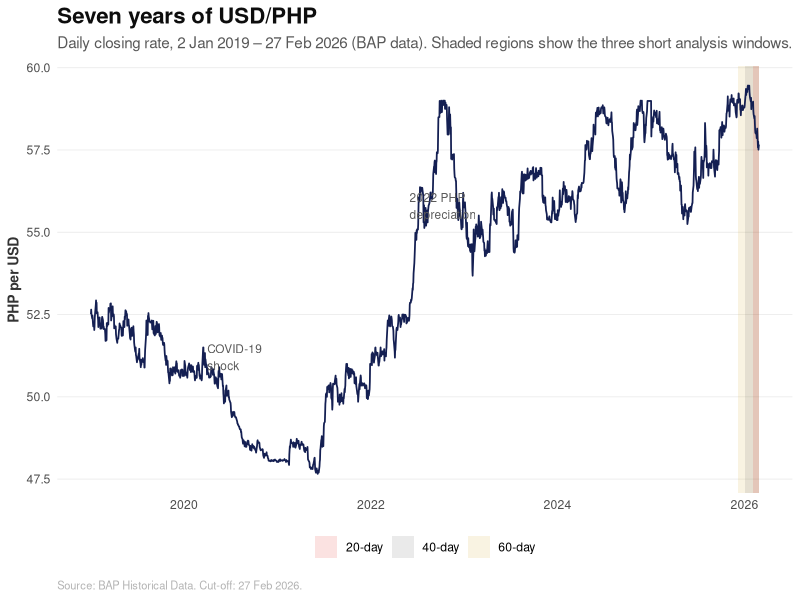
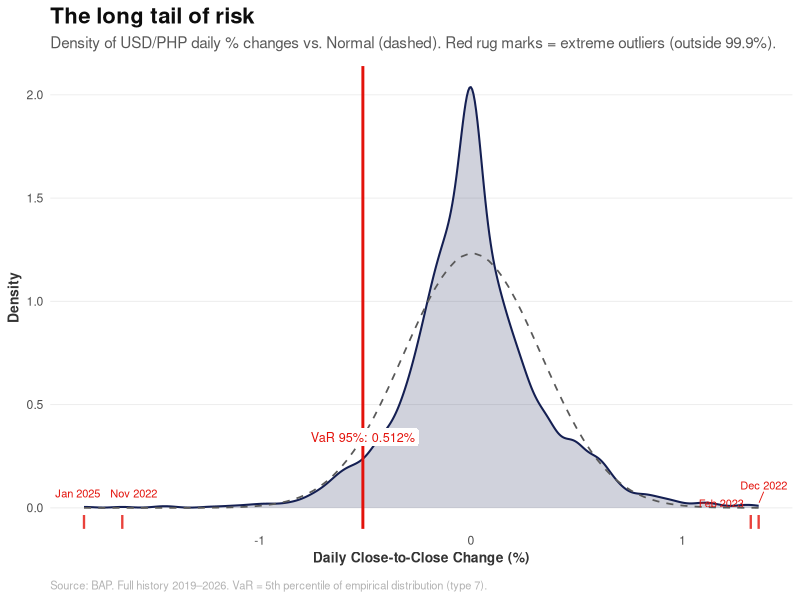
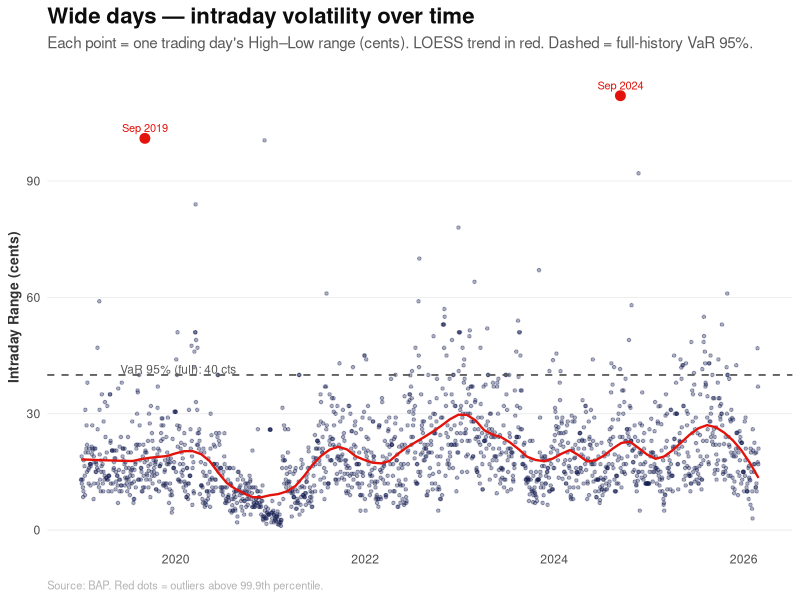
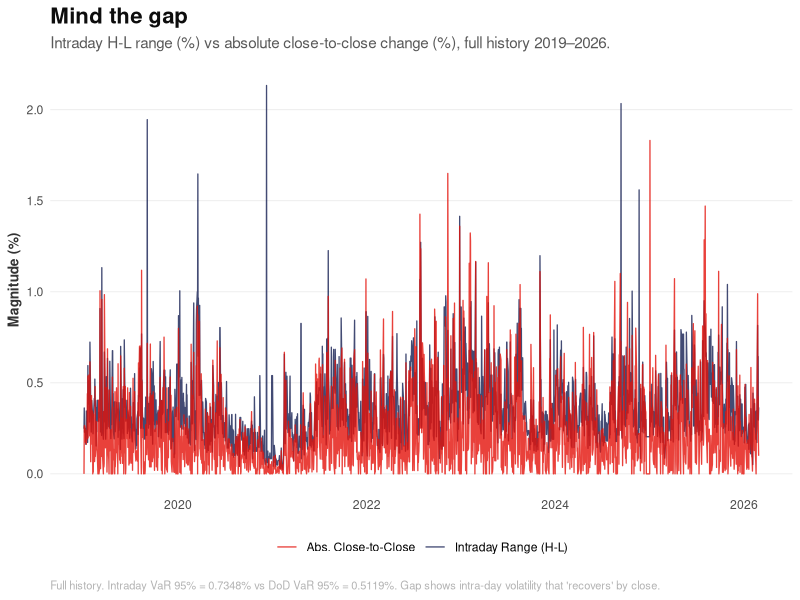
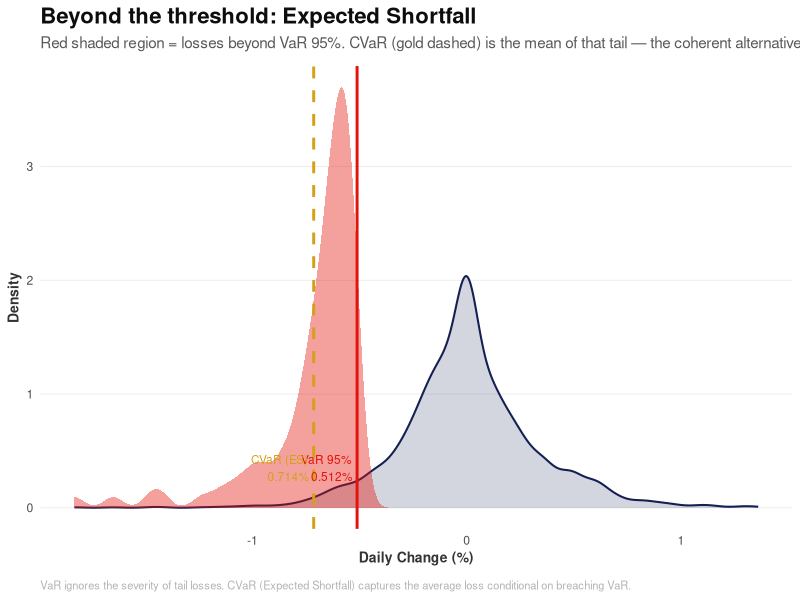
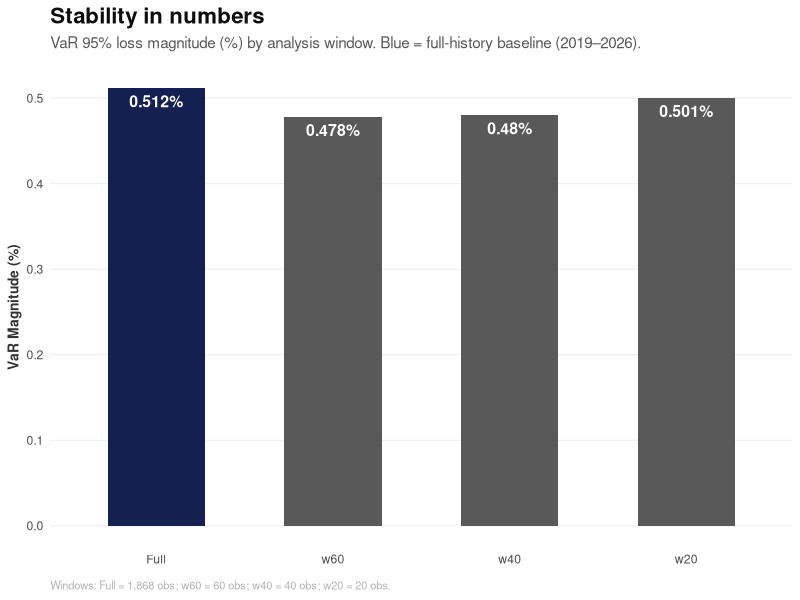
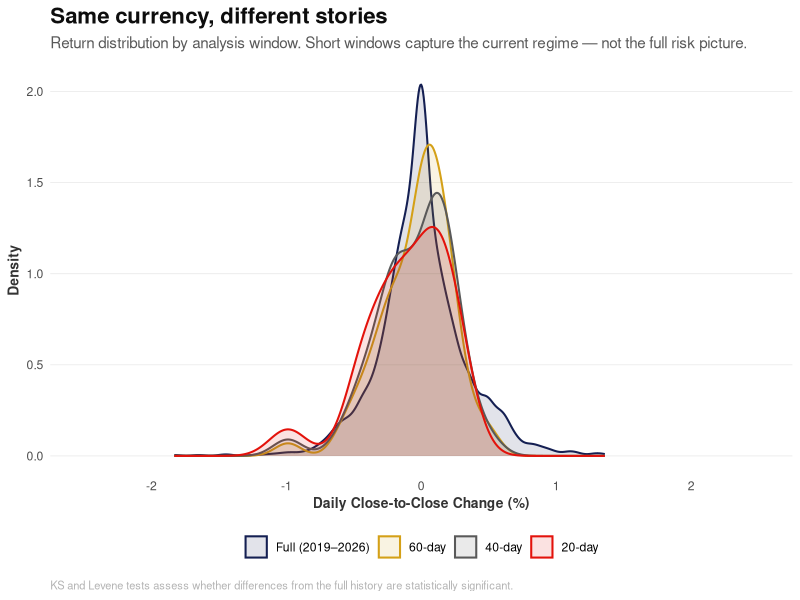
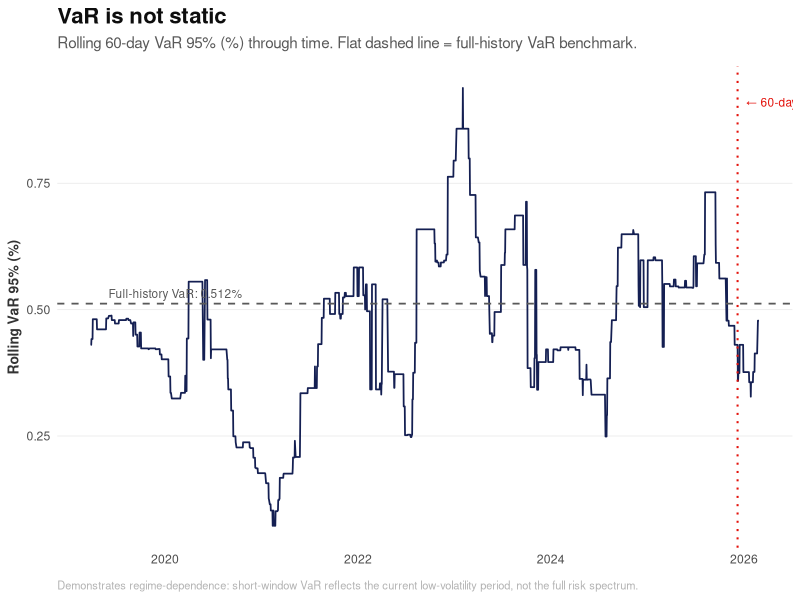

Here is the R script that generated these plots, in order:
## ---- chunk 1
knitr::opts_chunk$set(echo = TRUE, message = FALSE, warning = FALSE, fig.width = 10, fig.height = 6)
library(readr)
library(dplyr)
library(lubridate)
library(knitr)
library(e1071)
library(ggplot2)
library(ggrepel)
library(tidyr)

# --- ECONOMIST & QVRS THEME ---
theme_economist_quant <- function() {
  theme_minimal() +
    theme(
      text = element_text(family = "sans"),
      plot.title = element_text(face = "bold", size = 16, color = "#0D0D0D"),
      plot.subtitle = element_text(size = 11, color = "#595959", margin = margin(b = 10)),
      plot.caption = element_text(size = 8, color = "#B3B3B3", hjust = 0, margin = margin(t = 10)),
      panel.grid.major.y = element_line(color = "#EBEBEB", linewidth = 0.3),
      panel.grid.major.x = element_blank(),
      panel.grid.minor = element_blank(),
      axis.title = element_text(size = 10, face = "bold", color = "#333333"),
      axis.ticks = element_blank(),
      legend.position = "bottom",
      legend.title = element_blank()
    )
}

econ_blue <- "#141F52"
econ_red  <- "#E3120B"
econ_grey <- "#595959"
econ_gold <- "#D4A017"

# Helper for Levene's Test (Manual Implementation — median-centred)
levene_test_manual <- function(group1, group2) {
  med1 <- median(group1)
  med2 <- median(group2)
  z1 <- abs(group1 - med1)
  z2 <- abs(group2 - med2)
  t_res <- t.test(z1, z2, var.equal = TRUE)
  return(list(statistic = t_res$statistic, p_value = t_res$p.value))
}
## ---- chunk 2
df_raw <- read_csv("data/unified_usdphp_bap.csv") %>%
  mutate(Date = as.Date(Date)) %>%
  # Enforce case cut-off: 27 Feb 2026
  filter(Date <= as.Date("2026-02-27")) %>%
  # Remove weekends imputed by the consolidation script (1=Sun, 7=Sat in lubridate)
  filter(wday(Date) %in% 2:6) %>%
  arrange(Date)

integrity_check <- data.frame(
  Metric = c("Total Trading Rows", "Start Date", "End Date", "Rows with High < Low"),
  Value = c(
    as.character(nrow(df_raw)),
    as.character(min(df_raw$Date)),
    as.character(max(df_raw$Date)),
    as.character(nrow(filter(df_raw, High < Low)))
  )
)
kable(integrity_check, caption = "Data Integrity Check")
## ---- chunk 3
# --- PLOT 0: The Full Picture ---
# Shade the three short windows to contextualise their size vs history
shade_df <- data.frame(
  xmin = as.Date(c(tail(df_raw$Date, 60)[1], tail(df_raw$Date, 40)[1], tail(df_raw$Date, 20)[1])),
  xmax = max(df_raw$Date),
  label = c("60-day", "40-day", "20-day"),
  y    = c(54.5, 55.8, 57.1)
)

ggplot(df_raw, aes(x = Date, y = Close)) +
  geom_rect(data = shade_df,
            aes(xmin = xmin, xmax = xmax, ymin = -Inf, ymax = Inf, fill = label),
            inherit.aes = FALSE, alpha = 0.12) +
  scale_fill_manual(values = c("60-day" = econ_gold, "40-day" = econ_grey, "20-day" = econ_red),
                    name = "Analysis window") +
  geom_line(color = econ_blue, linewidth = 0.6) +
  annotate("text", x = as.Date("2020-04-01"), y = 51.2,
           label = "COVID-19\nshock", size = 3, color = econ_grey, hjust = 0) +
  annotate("text", x = as.Date("2022-06-01"), y = 55.8,
           label = "2022 PHP\ndepreciation", size = 3, color = econ_grey, hjust = 0) +
  labs(title = "Seven years of USD/PHP",
       subtitle = "Daily closing rate, 2 Jan 2019 – 27 Feb 2026 (BAP data). Shaded regions show the three short analysis windows.",
       x = NULL, y = "PHP per USD",
       caption = "Source: BAP Historical Data. Cut-off: 27 Feb 2026.") +
  theme_economist_quant()
## ---- chunk 4
# Swap High/Low where recorded in reverse (defensive — integrity check above shows 0)
df <- df_raw %>%
  mutate(
    ActualHigh = pmax(High, Low),
    ActualLow  = pmin(High, Low),
    High = ActualHigh,
    Low  = ActualLow
  ) %>%
  select(-ActualHigh, -ActualLow)

# Derive return columns
df <- df %>%
  mutate(
    dod_cents    = (Close - lag(Close)) * 100,
    dod_pct      = (Close - lag(Close)) / lag(Close) * 100,
    intraday_cents = (High - Low) * 100,
    intraday_pct   = (High - Low) / Low * 100
  )

# Drop the first row (no prior close → NA returns)
df_returns <- df %>% filter(!is.na(dod_cents))

cleaning_stats <- data.frame(
  Metric = c("Swapped High/Low Count", "Derived Columns", "Remaining Trading Rows (DoD series)"),
  Result = c(
    as.character(nrow(filter(df_raw, High < Low))),
    "DoD cents, DoD %, Intraday cents, Intraday %",
    as.character(nrow(df_returns))
  )
)
kable(cleaning_stats, caption = "Data Cleaning Results Summary")
## ---- chunk 5
# Return series windows (for DoD / Items 1, 4, 5, 6)
windows_returns <- list(
  Full = df_returns,
  w60  = tail(df_returns, 60),
  w40  = tail(df_returns, 40),
  w20  = tail(df_returns, 20)
)

# Intraday series windows (for Item 2; no lag dependency so use df)
windows_intraday <- list(
  Full = df,
  w60  = tail(df, 60),
  w40  = tail(df, 40),
  w20  = tail(df, 20)
)

window_summary <- data.frame(
  Window     = names(windows_returns),
  Start_Date = sapply(windows_returns, function(x) as.character(min(x$Date))),
  End_Date   = sapply(windows_returns, function(x) as.character(max(x$Date))),
  n          = sapply(windows_returns, nrow)
)
kable(window_summary, caption = "Analysis Windows (Return Series, cut-off 27 Feb 2026)")
## ---- chunk 6
# Use factor for ordered output in tables and plots
window_order <- c("Full", "w60", "w40", "w20")

item1_var <- bind_rows(lapply(windows_returns, function(w) {
  data.frame(
    n         = nrow(w),
    VaR_Pct   = abs(quantile(w$dod_pct,   0.05, type = 7)),
    VaR_Cents = abs(quantile(w$dod_cents,  0.05, type = 7))
  )
}), .id = "Window") %>%
  mutate(Window = factor(Window, levels = window_order)) %>%
  arrange(Window)

kable(item1_var, digits = 4,
      caption = "Item 1: Close-to-Close VaR at 95% Confidence (Loss Magnitude)")

# Outliers: observations outside the 0.1% / 99.9% bounds of the full history
lb_dod <- quantile(df_returns$dod_pct, 0.001, type = 7)
ub_dod <- quantile(df_returns$dod_pct, 0.999, type = 7)

outliers_1 <- df_returns %>%
  filter(dod_pct < lb_dod | dod_pct > ub_dod) %>%
  select(Date, Close, dod_pct, dod_cents) %>%
  arrange(Date)

kable(outliers_1, digits = 4,
      caption = paste0("Item 1: Outliers — DoD % outside [",
                       round(lb_dod, 4), "%, ", round(ub_dod, 4), "%] (0.1%/99.9% bounds)"))
## ---- chunk 7
# --- PLOT 1: The Long Tail of Risk ---
full_var_pct <- item1_var$VaR_Pct[item1_var$Window == "Full"]

ggplot(df_returns, aes(x = dod_pct)) +
  # Empirical density
  geom_density(fill = econ_blue, alpha = 0.20, color = econ_blue, linewidth = 0.7) +
  # Normal reference curve
  stat_function(fun = dnorm,
                args = list(mean = mean(df_returns$dod_pct), sd = sd(df_returns$dod_pct)),
                linetype = "dashed", color = econ_grey, linewidth = 0.6) +
  # VaR line (left tail — negative, because VaR magnitude is positive)
  geom_vline(xintercept = -full_var_pct, color = econ_red, linewidth = 1) +
  geom_label(aes(x = -full_var_pct, y = 0.30,
                 label = paste0("VaR 95%: ", round(full_var_pct, 3), "%")),
             size = 3.2, color = econ_red, fill = "white", label.size = 0, vjust = 0) +
  # Outlier markers
  geom_rug(data = outliers_1, aes(x = dod_pct), color = econ_red, linewidth = 0.8, alpha = 0.8) +
  geom_text_repel(data = outliers_1,
                  aes(x = dod_pct, y = 0.02,
                      label = format(Date, "%b %Y")),
                  size = 2.8, color = econ_red, nudge_y = 0.05, segment.size = 0.3) +
  labs(title = "The long tail of risk",
       subtitle = "Density of USD/PHP daily % changes vs. Normal (dashed). Red rug marks = extreme outliers (outside 99.9%).",
       x = "Daily Close-to-Close Change (%)", y = "Density",
       caption = "Source: BAP. Full history 2019–2026. VaR = 5th percentile of empirical distribution (type 7).") +
  theme_economist_quant()
## ---- chunk 8
item2_var <- bind_rows(lapply(windows_intraday, function(w) {
  data.frame(
    n         = nrow(w),
    VaR_Cents = quantile(w$intraday_cents, 0.95, type = 7),
    VaR_Pct   = quantile(w$intraday_pct,   0.95, type = 7)
  )
}), .id = "Window") %>%
  mutate(Window = factor(Window, levels = window_order)) %>%
  arrange(Window)

kable(item2_var, digits = 4,
      caption = "Item 2: Intraday (High–Low) VaR at 95% Confidence (95th percentile of range)")

# Outliers: above 99.9th percentile (range is one-sided positive)
ub_intraday <- quantile(df$intraday_cents, 0.999, type = 7)
outliers_2 <- df %>%
  filter(intraday_cents > ub_intraday) %>%
  select(Date, High, Low, intraday_cents, intraday_pct) %>%
  arrange(Date)

kable(outliers_2, digits = 4,
      caption = paste0("Item 2: Outliers — Intraday cents above ",
                       round(ub_intraday, 4), " cents (99.9th percentile)"))
## ---- chunk 9
# --- PLOT 1b: Intraday volatility scatter ---
ggplot(df, aes(x = Date, y = intraday_cents)) +
  geom_point(color = econ_blue, alpha = 0.35, size = 0.9) +
  geom_smooth(method = "loess", span = 0.15, se = FALSE, color = econ_red, linewidth = 0.8) +
  geom_hline(yintercept = item2_var$VaR_Cents[item2_var$Window == "Full"],
             linetype = "dashed", color = econ_grey, linewidth = 0.6) +
  annotate("text", x = as.Date("2019-06-01"),
           y = item2_var$VaR_Cents[item2_var$Window == "Full"] + 1.5,
           label = paste0("VaR 95% (full): ",
                          round(item2_var$VaR_Cents[item2_var$Window == "Full"], 2), " cts"),
           size = 3, color = econ_grey, hjust = 0) +
  geom_point(data = outliers_2, aes(x = Date, y = intraday_cents),
             color = econ_red, size = 3) +
  geom_text_repel(data = outliers_2, aes(x = Date, y = intraday_cents,
                  label = format(Date, "%b %Y")),
                  size = 2.8, color = econ_red, nudge_y = 2) +
  labs(title = "Wide days — intraday volatility over time",
       subtitle = "Each point = one trading day's High–Low range (cents). LOESS trend in red. Dashed = full-history VaR 95%.",
       x = NULL, y = "Intraday Range (cents)",
       caption = "Source: BAP. Red dots = outliers above 99.9th percentile.") +
  theme_economist_quant()
## ---- chunk 10
gap_table <- item1_var %>%
  select(Window, dod_var = VaR_Cents) %>%
  left_join(item2_var %>% select(Window, intra_var = VaR_Cents), by = "Window") %>%
  mutate(
    Gap_Cents = intra_var - dod_var,
    Gap_Pct_of_Intra = Gap_Cents / intra_var * 100
  )
kable(gap_table, digits = 4,
      caption = "Item 3: VaR Gap (Intraday − DoD). Positive gap = intraday captures more risk than close-to-close.")
## ---- chunk 11
# --- PLOT 2: Mind the Gap ---
# Show full history (not just 250 days) to avoid cherry-picking the window
ggplot(df_returns, aes(x = Date)) +
  geom_line(aes(y = intraday_pct,   color = "Intraday Range (H-L)"), linewidth = 0.45, alpha = 0.8) +
  geom_line(aes(y = abs(dod_pct),   color = "Abs. Close-to-Close"),  linewidth = 0.45, alpha = 0.8) +
  scale_color_manual(values = c("Intraday Range (H-L)" = econ_blue,
                                "Abs. Close-to-Close"  = econ_red)) +
  labs(title = "Mind the gap",
       subtitle = "Intraday H-L range (%) vs absolute close-to-close change (%), full history 2019–2026.",
       x = NULL, y = "Magnitude (%)",
       caption = paste0("Full history. Intraday VaR 95% = ",
                        round(item2_var$VaR_Pct[item2_var$Window == "Full"], 4), "% vs DoD VaR 95% = ",
                        round(item1_var$VaR_Pct[item1_var$Window == "Full"], 4),
                        "%. Gap shows intra-day volatility that 'recovers' by close.")) +
  theme_economist_quant()
## ---- chunk 12
# CVaR (Expected Shortfall) — mean of returns below the 5th percentile
threshold_pct   <- -item1_var$VaR_Pct[item1_var$Window == "Full"]
threshold_cents <- -item1_var$VaR_Cents[item1_var$Window == "Full"]

cvar_pct   <- abs(mean(df_returns$dod_pct[df_returns$dod_pct     <= threshold_pct]))
cvar_cents <- abs(mean(df_returns$dod_cents[df_returns$dod_cents <= threshold_cents]))

# Winsorization at 0.1% / 99.9% (caps extreme values at boundary rather than removing them)
lb_w <- quantile(df_returns$dod_pct,   0.001, type = 7)
ub_w <- quantile(df_returns$dod_pct,   0.999, type = 7)
lb_c <- quantile(df_returns$dod_cents, 0.001, type = 7)
ub_c <- quantile(df_returns$dod_cents, 0.999, type = 7)

df_winsor <- df_returns %>%
  mutate(
    dod_pct_w   = pmin(pmax(dod_pct,   lb_w), ub_w),
    dod_cents_w = pmin(pmax(dod_cents, lb_c), ub_c)
  )

var_winsor_pct   <- abs(quantile(df_winsor$dod_pct_w,   0.05, type = 7))
var_winsor_cents <- abs(quantile(df_winsor$dod_cents_w, 0.05, type = 7))

raw_var_pct   <- item1_var$VaR_Pct[item1_var$Window == "Full"]
raw_var_cents <- item1_var$VaR_Cents[item1_var$Window == "Full"]

item4_table <- data.frame(
  Metric = c(
    "Raw VaR (95%)",
    "CVaR / Expected Shortfall (95%)",
    "Winsorization Lower Bound (0.1%)",
    "Winsorization Upper Bound (99.9%)",
    "VaR after Winsorization (95%)",
    "VaR Reduction from Winsorization"
  ),
  Percentage = c(raw_var_pct, cvar_pct, lb_w, ub_w, var_winsor_pct,
                 raw_var_pct - var_winsor_pct),
  Cents      = c(raw_var_cents, cvar_cents, NA, NA, var_winsor_cents,
                 raw_var_cents - var_winsor_cents)
)
kable(item4_table, digits = 4, caption = "Item 4: CVaR and Winsorization Results (Full History)")
## ---- chunk 13
# --- PLOT 3a: CVaR vs VaR tail illustration ---
tail_returns <- df_returns %>% filter(dod_pct <= threshold_pct)
cvar_line <- mean(tail_returns$dod_pct)

ggplot(df_returns, aes(x = dod_pct)) +
  geom_density(fill = econ_blue, alpha = 0.18, color = econ_blue, linewidth = 0.7) +
  # Shade the tail (ES zone)
  geom_density(data = tail_returns, aes(x = dod_pct),
               fill = econ_red, alpha = 0.4, color = NA) +
  geom_vline(xintercept = threshold_pct, color = econ_red, linewidth = 1) +
  geom_vline(xintercept = cvar_line, color = econ_gold, linewidth = 1, linetype = "dashed") +
  annotate("text", x = threshold_pct, y = 0.35,
           label = paste0("VaR 95%\n", round(-threshold_pct, 3), "%"),
           size = 3, color = econ_red, hjust = 1.1) +
  annotate("text", x = cvar_line, y = 0.35,
           label = paste0("CVaR (ES)\n", round(cvar_pct, 3), "%"),
           size = 3, color = econ_gold, hjust = 1.1) +
  labs(title = "Beyond the threshold: Expected Shortfall",
       subtitle = "Red shaded region = losses beyond VaR 95%. CVaR (gold dashed) is the mean of that tail — the coherent alternative.",
       x = "Daily Change (%)", y = "Density",
       caption = "VaR ignores the severity of tail losses. CVaR (Expected Shortfall) captures the average loss conditional on breaching VaR.") +
  theme_economist_quant()
## ---- chunk 14
full_pct <- df_returns$dod_pct

item5_tests <- bind_rows(lapply(windows_returns[-1], function(w) {
  ks     <- ks.test(full_pct, w$dod_pct)
  levene <- levene_test_manual(full_pct, w$dod_pct)
  data.frame(
    n          = nrow(w),
    KS_Stat    = ks$statistic,
    KS_p       = ks$p.value,
    Levene_F   = abs(levene$statistic),
    Levene_p   = levene$p_value
  )
}), .id = "Window") %>%
  mutate(Window = factor(Window, levels = c("w60", "w40", "w20"))) %>%
  arrange(Window)

item5_desc <- bind_rows(lapply(windows_returns, function(w) {
  data.frame(n       = nrow(w),
             Mean    = mean(w$dod_pct),
             SD      = sd(w$dod_pct),
             Skew    = skewness(w$dod_pct),
             Kurt    = kurtosis(w$dod_pct))
}), .id = "Window") %>%
  mutate(Window = factor(Window, levels = window_order)) %>%
  arrange(Window)

item5_comp <- item1_var %>%
  mutate(Diff_from_Full_pp = VaR_Pct - VaR_Pct[Window == "Full"]) %>%
  arrange(Window)

kable(item5_tests, digits = 4,
      caption = "Item 5: Significance Tests (each window vs. full history). KS = distribution equality; Levene = variance equality.")
kable(item5_desc, digits = 4,
      caption = "Item 5: Descriptive Statistics by Window")
kable(item5_comp, digits = 4,
      caption = "Item 5: VaR Comparison — difference from full-history baseline (percentage points)")
## ---- chunk 15
# --- PLOT 4a: Stability in Numbers — VaR bar chart (ordered Full → w60 → w40 → w20) ---
ggplot(item1_var, aes(x = Window, y = VaR_Pct,
                      fill = Window == "Full")) +
  geom_col(width = 0.55) +
  scale_fill_manual(values = c("TRUE" = econ_blue, "FALSE" = econ_grey)) +
  geom_text(aes(label = paste0(round(VaR_Pct, 3), "%")),
            vjust = 1.6, color = "white", fontface = "bold", size = 4) +
  labs(title = "Stability in numbers",
       subtitle = "VaR 95% loss magnitude (%) by analysis window. Blue = full-history baseline (2019–2026).",
       x = NULL, y = "VaR Magnitude (%)",
       caption = "Windows: Full = 1,868 obs; w60 = 60 obs; w40 = 40 obs; w20 = 20 obs.") +
  theme_economist_quant() + theme(legend.position = "none")
## ---- chunk 16
# --- PLOT 4b: Distribution comparison — window return distributions overlaid ---
dist_data <- bind_rows(
  mutate(windows_returns$Full, Window = "Full (2019–2026)"),
  mutate(windows_returns$w60,  Window = "60-day"),
  mutate(windows_returns$w40,  Window = "40-day"),
  mutate(windows_returns$w20,  Window = "20-day")
) %>%
  mutate(Window = factor(Window,
                         levels = c("Full (2019–2026)", "60-day", "40-day", "20-day")))

win_colors <- c("Full (2019–2026)" = econ_blue,
                "60-day"           = econ_gold,
                "40-day"           = econ_grey,
                "20-day"           = econ_red)

ggplot(dist_data, aes(x = dod_pct, color = Window, fill = Window)) +
  geom_density(alpha = 0.12, linewidth = 0.7) +
  scale_color_manual(values = win_colors) +
  scale_fill_manual(values  = win_colors) +
  coord_cartesian(xlim = c(-2.5, 2.5)) +
  labs(title = "Same currency, different stories",
       subtitle = "Return distribution by analysis window. Short windows capture the current regime — not the full risk picture.",
       x = "Daily Close-to-Close Change (%)", y = "Density",
       caption = "KS and Levene tests assess whether differences from the full history are statistically significant.") +
  theme_economist_quant()
## ---- chunk 17
# --- PLOT 4c: Rolling 60-day VaR over time ---
roll_n <- 60
roll_idx <- roll_n:nrow(df_returns)

roll_var_pct <- sapply(roll_idx, function(i) {
  win <- df_returns$dod_pct[(i - roll_n + 1):i]
  abs(quantile(win, 0.05, type = 7))
})

roll_df <- data.frame(
  Date    = df_returns$Date[roll_idx],
  RollVaR = roll_var_pct
)

# Mark current windows
current_w60_start <- min(windows_returns$w60$Date)

ggplot(roll_df, aes(x = Date, y = RollVaR)) +
  geom_line(color = econ_blue, linewidth = 0.6) +
  geom_hline(yintercept = item1_var$VaR_Pct[item1_var$Window == "Full"],
             linetype = "dashed", color = econ_grey, linewidth = 0.6) +
  annotate("text", x = as.Date("2019-06-01"),
           y = item1_var$VaR_Pct[item1_var$Window == "Full"] + 0.02,
           label = paste0("Full-history VaR: ",
                          round(item1_var$VaR_Pct[item1_var$Window == "Full"], 3), "%"),
           size = 3, color = econ_grey, hjust = 0) +
  geom_vline(xintercept = current_w60_start, color = econ_red,
             linetype = "dotted", linewidth = 0.7) +
  annotate("text", x = current_w60_start, y = max(roll_var_pct) * 0.97,
           label = "← 60-day window starts here",
           size = 3, color = econ_red, hjust = -0.05) +
  labs(title = "VaR is not static",
       subtitle = "Rolling 60-day VaR 95% (%) through time. Flat dashed line = full-history VaR benchmark.",
       x = NULL, y = "Rolling VaR 95% (%)",
       caption = "Demonstrates regime-dependence: short-window VaR reflects the current low-volatility period, not the full risk spectrum.") +
  theme_economist_quant()
## ---- chunk 18
# Reference: last trading day on or before 30 June 2024
ref_row      <- df %>% filter(Date <= as.Date("2024-06-30")) %>% slice_tail(n = 1)
fx_rate      <- ref_row$Close
ref_date_used <- ref_row$Date

# VaR and upside at 99% (1st and 99th percentile of full DoD return series)
var_99_pct    <- abs(quantile(df_returns$dod_pct, 0.01, type = 7))
upside_99_pct <-    quantile(df_returns$dod_pct, 0.99, type = 7)

# Position calculations
pos_usd           <- 10000000
loss_usd          <- (var_99_pct / 100) * pos_usd
loss_php          <- loss_usd * fx_rate

target_php        <- 20000
reduced_pos_usd   <- target_php / ((var_99_pct / 100) * fx_rate)
usd_to_remove     <- pos_usd - reduced_pos_usd

upside_full_php     <- (upside_99_pct / 100) * pos_usd * fx_rate
upside_reduced_php  <- (upside_99_pct / 100) * reduced_pos_usd * fx_rate
upside_sacrificed   <- upside_full_php - upside_reduced_php

item6_table <- data.frame(
  Parameter = c(
    "Reference Date Used", "FX Rate at Reference (PHP/USD)",
    "Full-History VaR 99% (%)", "VaR 99% (cents)",
    "USD Position", "1-Day Loss @ 99% (USD)", "1-Day Loss @ 99% (PHP)",
    "Target Maximum 1-Day Loss (PHP)", "Required USD Position",
    "USD to Redeploy", "99th Percentile Upside (%)",
    "Upside on Full Position (PHP)", "Upside on Reduced Position (PHP)",
    "Upside Sacrificed (PHP)"
  ),
  Value = c(
    as.character(ref_date_used),
    round(fx_rate, 4),
    round(var_99_pct, 4),
    round(abs(quantile(df_returns$dod_cents, 0.01, type = 7)), 4),
    format(pos_usd, big.mark = ","),
    format(round(loss_usd, 2), big.mark = ","),
    format(round(loss_php, 2), big.mark = ","),
    format(target_php, big.mark = ","),
    format(round(reduced_pos_usd, 2), big.mark = ","),
    format(round(usd_to_remove, 2), big.mark = ","),
    round(upside_99_pct, 4),
    format(round(upside_full_php, 2), big.mark = ","),
    format(round(upside_reduced_php, 2), big.mark = ","),
    format(round(upside_sacrificed, 2), big.mark = ",")
  )
)
kable(item6_table, caption = "Item 6: Portfolio Loss and Hedge Sizing (FX Rate as of 30 Jun 2024, 99% Confidence)")
## ---- chunk 19
# --- PLOT 5: The Price of Safety ---
port_viz <- data.frame(
  Category = factor(
    c("Full Exposure\n(USD 10M)", "Capped Loss\n(PHP 20K target)"),
    levels = c("Full Exposure\n(USD 10M)", "Capped Loss\n(PHP 20K target)")
  ),
  Loss   = c(loss_php / 1e6, target_php / 1e6),
  Upside = c(upside_full_php / 1e6, upside_reduced_php / 1e6)
) %>%
  pivot_longer(cols = c(Loss, Upside), names_to = "Direction", values_to = "Value") %>%
  mutate(
    SignedValue = ifelse(Direction == "Loss", -Value, Value),
    Direction   = factor(Direction, levels = c("Upside", "Loss"))
  )

ggplot(port_viz, aes(x = Category, y = SignedValue, fill = Direction)) +
  geom_col(width = 0.5, position = "identity") +
  geom_hline(yintercept = 0, color = "#333333", linewidth = 0.4) +
  scale_fill_manual(values = c("Loss" = econ_red, "Upside" = econ_blue),
                    labels = c("1-Day Loss (99%)", "99th-Pct Upside")) +
  scale_y_continuous(labels = function(x) paste0("PHP ", abs(x), "M"),
                     breaks = seq(-5, 5, 1)) +
  labs(title = "The price of safety",
       subtitle = "Potential 1-day loss (down) vs. upside potential (up), in PHP millions. Reference: FX rate as of 30 Jun 2024.",
       x = NULL, y = "PHP (millions)",
       caption = paste0("To cap daily loss at PHP 20,000, USD position must be reduced to USD ",
                        format(round(reduced_pos_usd, 0), big.mark = ","),
                        ". This sacrifices PHP ",
                        format(round(upside_sacrificed / 1e6, 2), big.mark = ","), "M in 99th-pct upside.")) +
  theme_economist_quant()
## ---- chunk 20
summary_table <- data.frame(
  Item = c(1, 1, 1, 2, 2, 2, 3, 4, 4, 5, 5, 6, 6, 6),
  Description = c(
    "Close-to-close VaR 95% — full history",
    "Outlier count (DoD, outside 0.1%/99.9%)",
    "Outlier dates",
    "Intraday VaR 95% — full history",
    "Outlier count (Intraday, above 99.9%)",
    "Intraday outlier dates",
    "VaR gap (Intraday − DoD), full history",
    "CVaR / Expected Shortfall 95%, full",
    "VaR after Winsorization 95%",
    "KS test p-values (w60, w40, w20 vs Full)",
    "Max VaR deviation from full baseline",
    "1-day loss, USD 10M @ 99% (PHP)",
    "USD position to cap loss at PHP 20K",
    "99th-pct upside sacrificed (PHP)"
  ),
  Result = c(
    paste0(round(item1_var$VaR_Cents[item1_var$Window == "Full"], 2), " cts / ",
           round(item1_var$VaR_Pct[item1_var$Window == "Full"], 4), "%"),
    as.character(nrow(outliers_1)),
    paste(format(outliers_1$Date, "%d %b %Y"), collapse = "; "),
    paste0(round(item2_var$VaR_Cents[item2_var$Window == "Full"], 2), " cts / ",
           round(item2_var$VaR_Pct[item2_var$Window == "Full"], 4), "%"),
    as.character(nrow(outliers_2)),
    paste(format(outliers_2$Date, "%d %b %Y"), collapse = "; "),
    paste0(round(gap_table$Gap_Cents[gap_table$Window == "Full"], 2), " cts"),
    paste0(round(cvar_cents, 2), " cts / ", round(cvar_pct, 4), "%"),
    paste0(round(var_winsor_pct, 4), "% (reduction: ",
           round(raw_var_pct - var_winsor_pct, 4), " pp)"),
    paste(round(item5_tests$KS_p, 4), collapse = ", "),
    paste0(round(max(abs(item5_comp$Diff_from_Full_pp)), 4), " pp"),
    paste0("PHP ", format(round(loss_php, 2), big.mark = ",")),
    paste0("USD ", format(round(reduced_pos_usd, 2), big.mark = ",")),
    paste0("PHP ", format(round(upside_sacrificed, 2), big.mark = ","))
  )
)
kable(summary_table, caption = "Final Summary Table — All Items")
